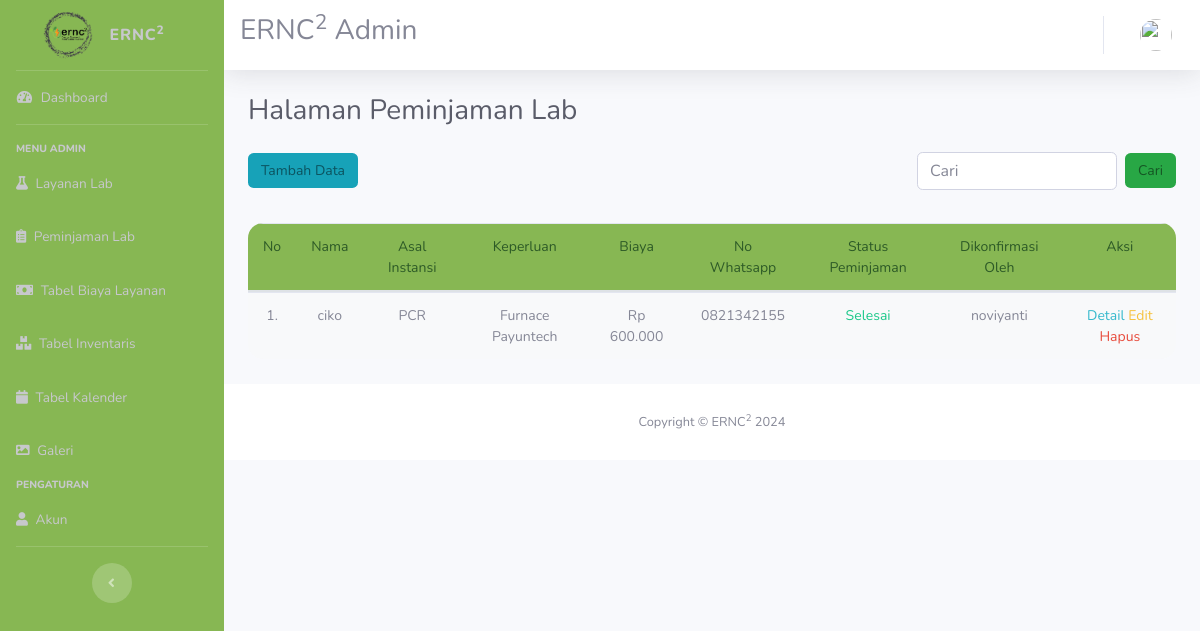
Screenshot of /index.php/peminjamanlab with the database file from the repository.
### tables this page shows
CREATE TABLE `peminjaman_lab` (
  `id` int(50) NOT NULL,
  `nama` varchar(100) NOT NULL,
  `asal_instansi` varchar(50) NOT NULL,
  `keperluan` varchar(50) NOT NULL,
  `status_peminjaman` varchar(10) NOT NULL,
  `biaya` decimal(10,2) NOT NULL,
  `no_whatsapp` varchar(15) NOT NULL,
  `bukti_pembayaran` varchar(255) NOT NULL,
  `konfirmasi` varchar(50) NOT NULL,
  `created_date` date NOT NULL
);

### application/controllers/PeminjamanLab.php (called while the page is built, shortened)
<?php
class PeminjamanLab extends CI_Controller
{
    public function __construct()
    {
        $this->load->model('Peminjaman_model');
        $this->load->library('pagination');
        $this->load->library('session');
    }
    public function index()
    {
        $config['base_url'] = site_url('PeminjamanLab/index');
        $config['total_rows'] = $this->db->count_all('peminjaman_lab');
        $config['per_page'] = 5;
        $config['uri_segment'] = 3;
        $choice = $config['total_rows'] / $config['per_page'];
        $config['num_links'] = floor($choice);
        $config['first_link'] = 'First';
        $config['last_link'] = 'Last';
        $config['next_link'] = 'Selanjutnya';
        $config['prev_link'] = 'Sebelumnya';
        $config['full_tag_open'] = '<div class="pagging text-center"><nav><ul class="pagination justify-content-center pagination-green">';
        $config['full_tag_close'] = '</ul></nav></div>';
        $config['num_tag_open'] = '<li class="page-item pagination-green"><span class="page-link">';
        $config['num_tag_close'] = '</span></li>';
        $config['cur_tag_open'] = '<li class="page-item active pagination-green"><span class="page-link">';
        $config['cur_tag_close'] = '</span></li>';
        $config['next_tag_open'] = '<li class="page-item pagination-green"><span class="page-link">';
        $config['next_tagl_close'] = '<span aria-hidden="true">&raquo</span></span></li>';
        $config['prev_tag_open'] = '<li class="page-item pagination-green"><span class="page-link">';
        $config['prev_tagl_close'] = '</span>Selanjutnya</li>';
        $config['first_tag_open'] = '<li class="page-item pagination-green"><span class="page-link">';
        $config['first_tagl_close'] = '</span></li>';
        $config['last_tag_open'] = '<li class="page-item pagination-green"><span class="page-link">';
        $config['last_tagl_close'] = '</span></li>';
       $page = $this->uri->segment($config['uri_segment']);
       if ($page === null) {
           $page = '0';
       } else if (!ctype_digit($page) || (int)$page < 1) {
           $page = '0';
       }
    $page = (int)$page;
    $this->pagination->initialize($config);
    $data['page'] = $page;
        $data['judul'] = "Halaman Peminjaman Lab";
        $data['user'] = $this->db->get_where('user', ['email' => $this->session->userdata('email')])->row_array();
        $data['peminjaman_lab'] = $this->Peminjaman_model->get($config['per_page'], $page);
        $data['pagination'] = $this->pagination->create_links();
        $this->load->view("layout/header", $data);
        $this->load->view("peminjamanlab/vw_peminjamanlab", $data);
        $this->load->view("layout/footer");
    }
}
?>

### index.php (called while the page is built, shortened)
<?php
require_once BASEPATH.'core/CodeIgniter.php';

### application/models/Peminjaman_model.php (called while the page is built, shortened)
<?php
class Peminjaman_model extends CI_Model
{
    public $table = 'peminjaman_lab';
    public function get($limit = null, $start = null, $order = 'desc')
    {
        $this->db->from($this->table);
        $this->db->order_by('id', $order);
        if ($limit !== null && $start !== null) {
        $this->db->limit($limit, $start);
    }
        $query = $this->db->get();
        return $query->result_array();
    }
}
?>

### application/views/peminjamanlab/vw_peminjamanlab.php (the view, shortened to what this page needs)
<div class="container-fluid">
  <h1 class="h3 mb-4 text-gray-800"><?php echo $judul; ?></h1>
  <div class="row align-items-center">
    <div class="col-md-6">
      <a href="<?= base_url()?>PeminjamanLab/tambah" class="btn btn-custom-info mb-2">Tambah Data</a>
    </div>
    <div class="col-md-6">
      <div class="float-right">
        <?php echo form_open('PeminjamanLab/cari', ['class' => 'form-inline']) ?>
        <div class="form-group mb-2">
          <input type="text" name="keyword" class="form-control" placeholder="Cari" style="width: 200px;">
        </div>
        <button type="submit" class="btn btn-custom-success mb-2 ml-2">Cari</button>
        <?php echo form_close()?>
      </div>
    </div>
  </div>
  <div class="row">
    <div class="col-md-12">
<table class="table rounded-table">
    <thead>
        <tr>
            <td>No</td>
            <td>Nama</td>
            <td>Asal Instansi</td>
            <td>Keperluan</td>
            <td>Biaya</td>
            <td>No Whatsapp</td>
            <td>Status Peminjaman</td>
            <td>Dikonfirmasi Oleh</td>
            <td>Aksi</td>
        </tr>
    </thead>
    <tbody>
    <?php $i = 1; ?>
        <?php foreach ($peminjaman_lab as $us) : ?>
    <tr>
        <td> <?= $i; ?>.</td>
        <td><?= $us['nama']; ?></td>
        <td><?= $us['asal_instansi']; ?></td>
        <td><?= $us['keperluan']; ?></td>
        <td><?= 'Rp ' . number_format($us['biaya'], 0, ',', '.'); ?></td>
        <td><?= $us['no_whatsapp']; ?></td>
        <td>
                <?php
                $status_class = '';
                if ($us['status_peminjaman'] == 'Ditolak') {
                    $status_class = 'text-danger';
                } elseif ($us['status_peminjaman'] == 'Selesai') {
                    $status_class = 'text-success';
                }
                ?>
                <span class="<?= $status_class ?>"><?= $us['status_peminjaman']; ?></span>
        </td>
        <td><?= $us['konfirmasi']; ?></td>
        <td>
            <a href="<?= base_url('PeminjamanLab/detail/'.$us['id']);?>" class="text-info mb-1">Detail</a>
            <a href="<?= base_url('PeminjamanLab/edit/'.$us['id']);?>" class="text-warning mb-1">Edit</a>
            <a href="<?= base_url('PeminjamanLab/hapus/'.$us['id']);?>" class="text-danger" onclick="javascript: return confirm('Anda yakin untuk menghapus data?')">Hapus</a>
        </td>
    </tr>
    <?php $i++ ?>
    <?php endforeach; ?>
    </tbody>
</table>
</div>
</div>
</div>

### assets/css/ciko.css (style rules this page uses)
.table { width: 100%; border-collapse: collapse; margin: 25px 0; font-size: 14px; text-align: left; background-color: #f8f9fa; }
.table thead tr { background-color: #87b753; color: #2d5a27 !important; text-align: left; font-size: 14px; }
.table thead th, .table thead td { padding: 12px 15px; border-bottom: 2px solid #dee2e6; text-align: center; font-size: 14px; }
.table tbody tr { border-bottom: 1px solid #dee2e6; }
.table tbody td { padding: 12px 15px; text-align: center; }

### application/views/layout/header.php (style rules this page uses)
body { font-size: 14px; }
.btn-custom-info { background-color: #17a2b8; color: #0c5460; font-size: 14px; }
.btn-custom-success { background-color: #28a745; color: #155724; font-size: 14px; }
.rounded-table { border-collapse: separate; border-spacing: 0; border-radius: 15px; overflow: hidden; }
.rounded-table tbody tr:last-child td:first-child { border-bottom-left-radius: 15px; }
.rounded-table tbody tr:last-child td:last-child { border-bottom-right-radius: 15px; }

### rows the page displays
peminjaman_lab: nama "ciko", asal_instansi "PCR", keperluan "Furnace Payuntech", biaya "600.000", no_whatsapp "0821342155", status_peminjaman "Selesai", konfirmasi "noviyanti"

### other values shown
$judul "Halaman Peminjaman Lab"
